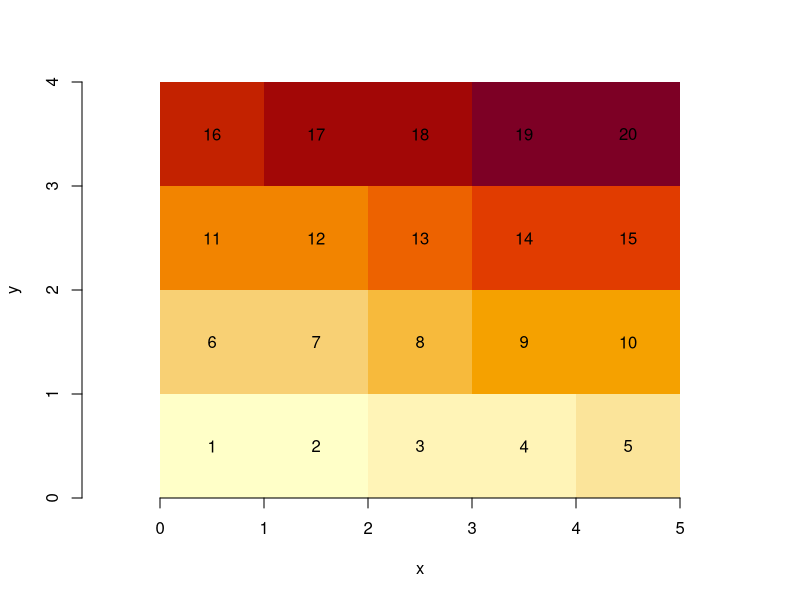
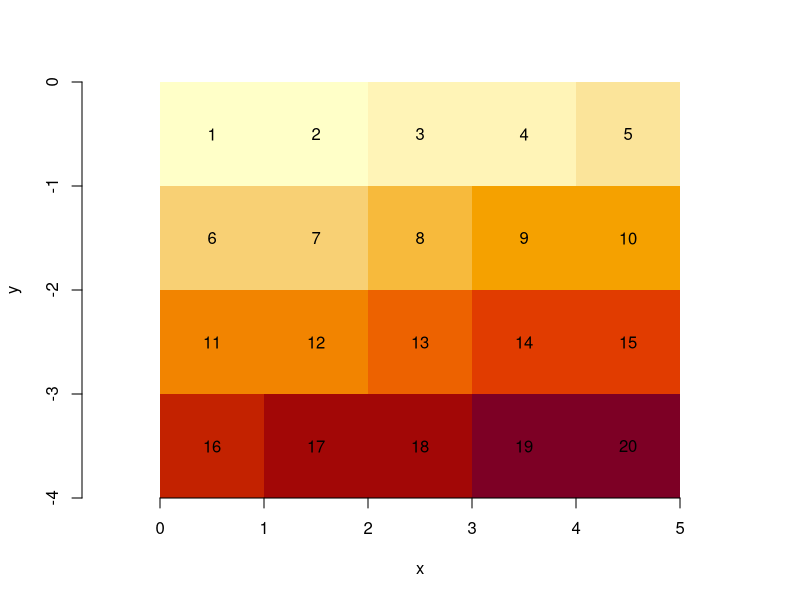
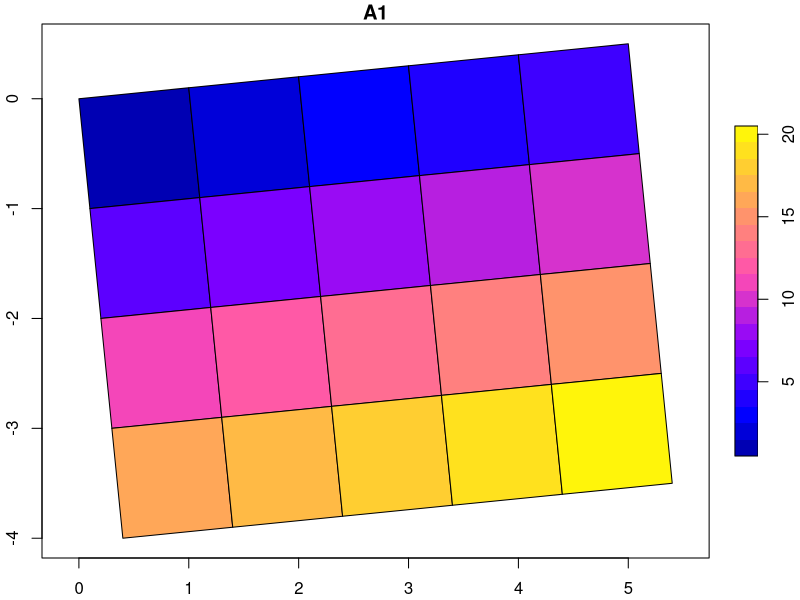
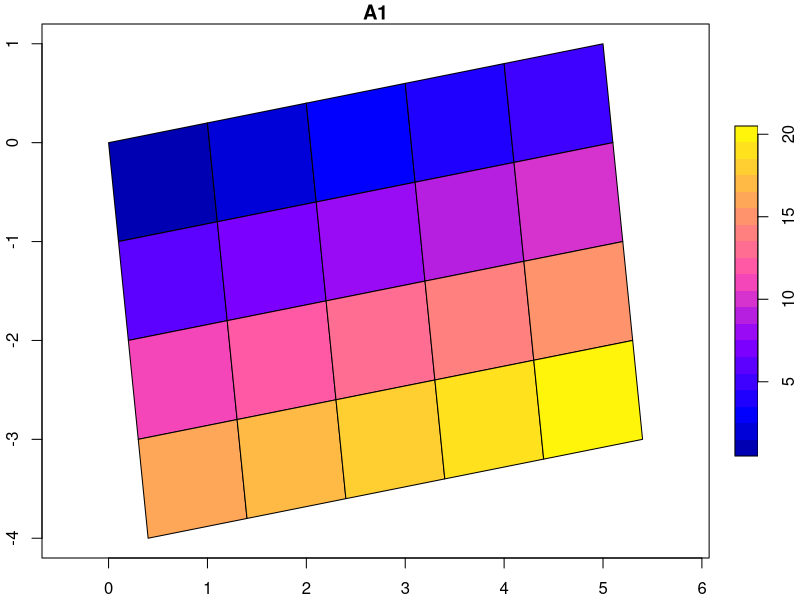
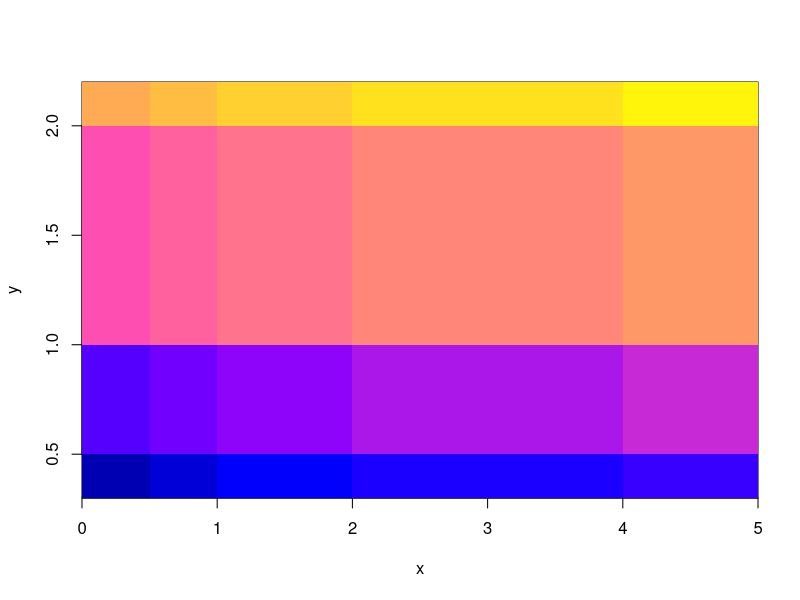
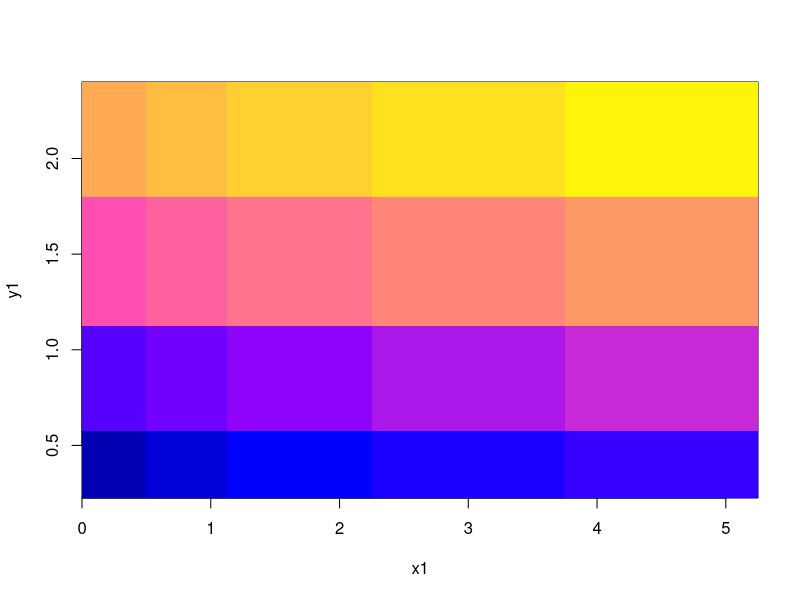

These charts were generated, in order, by the following R code: (Note: this script raises an error after producing the figures.)
## ---- chunk 1
knitr::opts_chunk$set(echo = TRUE)
knitr::opts_chunk$set(collapse = TRUE)
set.seed(13579)
## ---- chunk 2
suppressPackageStartupMessages(library(stars))
m = matrix(1:20, nrow = 5, ncol = 4)
dim(m) = c(x = 5, y = 4) # named dim
(s = st_as_stars(m))
## ---- chunk 3
dim(s[[1]])
## ---- chunk 4
image(s, text_values = TRUE, axes = TRUE)
## ---- chunk 5
attr(s, "dimensions")[[2]]$delta = -1
image(s, text_values = TRUE, axes = TRUE)
## ---- chunk 6
tif = system.file("tif/L7_ETMs.tif", package = "stars")
st_dimensions(read_stars(tif))["y"]
## ---- chunk 7
attr(attr(s, "dimensions"), "raster")$affine = c(0.1, 0.1)
# FIXME: use image()
plot(st_as_sf(s, as_points = FALSE), axes = TRUE, nbreaks = 20)
## ---- chunk 8
atan2(0.1, 1) * 180 / pi
## ---- chunk 9
attr(attr(s, "dimensions"), "raster")$affine = c(0.1, 0.2)
plot(st_as_sf(s, as_points = FALSE), axes = TRUE, nbreaks = 20)
## ---- chunk 10
atan2(c(0.1, 0.2), 1) * 180 / pi
## ---- chunk 11
x = c(0,0.5,1,2,4,5)
y = c(0.3,0.5,1,2,2.2)
r = st_as_stars(list(m = m), dimensions = st_dimensions(x = x, y = y))
r
#plot(st_as_sf(r, as_points = FALSE), axes = TRUE, nbreaks = 20)
image(x, y, m, col = sf.colors(21))
x1 = c(0.25,0.75,1.5,3,4.5)
y1 = c(0.4,0.75,1.5,2.1)
image(x1, y1, m, col = sf.colors(21))
## ---- chunk 12
(s5p = system.file("sentinel5p/S5P_NRTI_L2__NO2____20180717T120113_20180717T120613_03932_01_010002_20180717T125231.nc", package = "starsdata"))
## ---- chunk 13
EVAL = s5p != ""
## ---- chunk 14
lat_ds = paste0("HDF5:\"", s5p, "\"://PRODUCT/latitude")
lon_ds = paste0("HDF5:\"", s5p, "\"://PRODUCT/longitude")
nit_ds = paste0("HDF5:\"", s5p, "\"://PRODUCT/SUPPORT_DATA/DETAILED_RESULTS/nitrogendioxide_summed_total_column")
lat = read_stars(lat_ds)
lon = read_stars(lon_ds)
nit = read_stars(nit_ds)
nit[[1]][nit[[1]] > 9e+36] = NA

ll = setNames(c(lon, lat), c("x", "y"))
nit.c = st_as_stars(nit, curvilinear = ll)
st_crs(nit.c) = 4326
nit.c
## ---- chunk 15
plot(nit.c, breaks = "equal", reset = FALSE, axes = TRUE, as_points = TRUE, pch = 16, key.pos = NULL)
library(rnaturalearth)
plot(st_geometry(ne_countries(scale = "medium", returnclass="sf")), add = TRUE, border = 'grey')
## ---- chunk 16
plot(nit.c, breaks = "equal", reset = FALSE, axes = TRUE, as_points = FALSE, border = NA)
plot(st_geometry(ne_countries(scale = "medium", returnclass="sf")), add = TRUE, border = 'grey')
## ---- chunk 17
(nit.c = stars:::st_downsample(nit.c, 8))
plot(nit.c, breaks = "equal", reset = FALSE, axes = TRUE, as_points = TRUE, pch = 16)
plot(st_geometry(ne_countries(scale = "medium", returnclass="sf")), add = TRUE, border = 'grey')
## ---- chunk 18
plot(nit.c, breaks = "equal", reset = FALSE, axes = TRUE, as_points = FALSE, border = NA)
plot(st_geometry(ne_countries(scale = "medium", returnclass="sf")), add = TRUE, border = 'grey')
